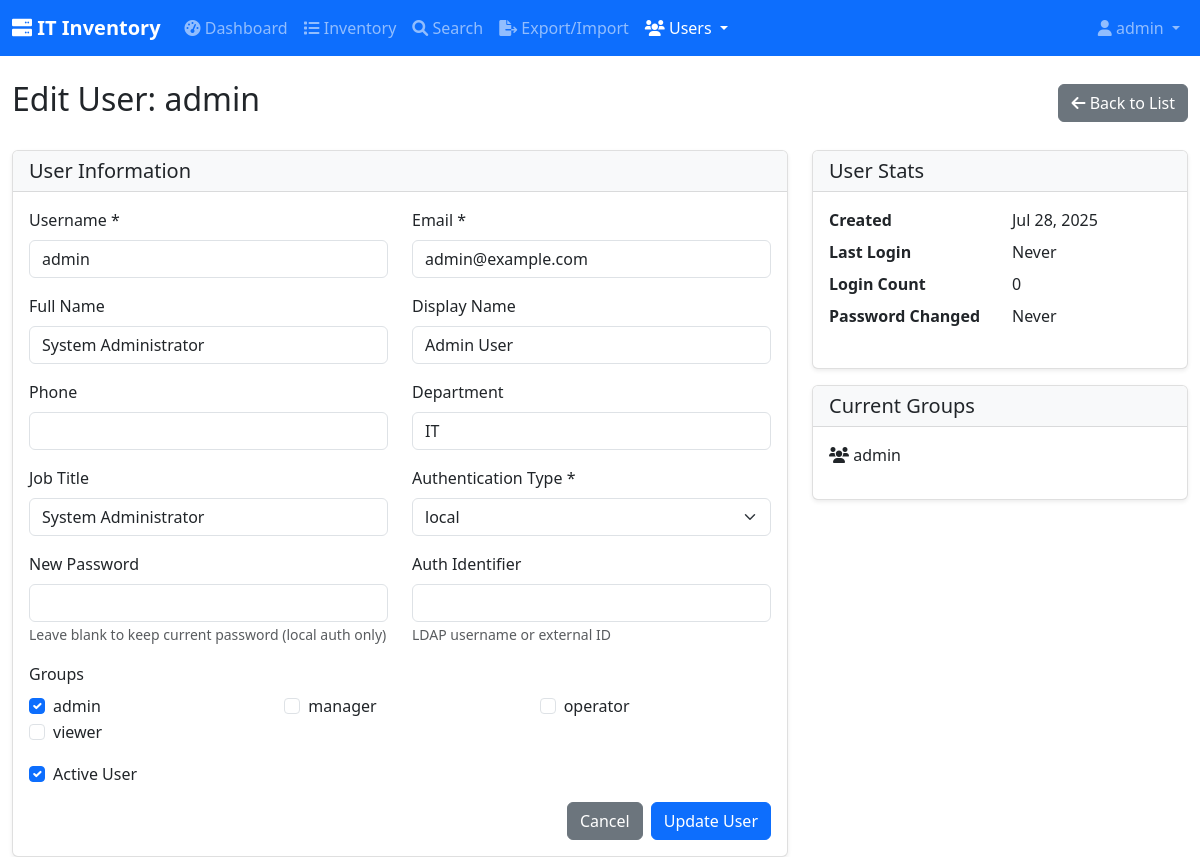
/index.php?page=users&action=edit&id=1 (signed in), run on the app's committed database.
### tables this page shows
CREATE TABLE IF NOT EXISTS users_enhanced (
    id INT AUTO_INCREMENT PRIMARY KEY,
    username VARCHAR(50) UNIQUE NOT NULL,
    password_hash VARCHAR(255),
    email VARCHAR(100) UNIQUE NOT NULL,
    full_name VARCHAR(100),
    display_name VARCHAR(100),
    phone VARCHAR(20),
    department VARCHAR(100),
    job_title VARCHAR(100),
    
     
    auth_type_id INT NOT NULL DEFAULT 1,
    auth_identifier VARCHAR(100),
    last_login TIMESTAMP NULL,
    login_count INT DEFAULT 0,
    
     
    is_active BOOLEAN DEFAULT TRUE,
    is_locked BOOLEAN DEFAULT FALSE,
    failed_login_attempts INT DEFAULT 0,
    lockout_until TIMESTAMP NULL,
    
     
    created_at TIMESTAMP DEFAULT CURRENT_TIMESTAMP,
    updated_at TIMESTAMP DEFAULT CURRENT_TIMESTAMP ON UPDATE CURRENT_TIMESTAMP,
    password_changed_at TIMESTAMP NULL,
    
     
    FOREIGN KEY (auth_type_id) REFERENCES auth_types(id) ON DELETE RESTRICT,
    INDEX idx_username (username),
    INDEX idx_email (email),
    INDEX idx_auth_type (auth_type_id),
    INDEX idx_active (is_active)
);

CREATE TABLE IF NOT EXISTS groups (
    id INT AUTO_INCREMENT PRIMARY KEY,
    name VARCHAR(50) NOT NULL UNIQUE,
    description TEXT,
    permissions JSON,
    created_at TIMESTAMP DEFAULT CURRENT_TIMESTAMP
);

CREATE TABLE IF NOT EXISTS user_groups (
    user_id INT NOT NULL,
    group_id INT NOT NULL,
    assigned_at TIMESTAMP DEFAULT CURRENT_TIMESTAMP,
    assigned_by INT,
    PRIMARY KEY (user_id, group_id),
    FOREIGN KEY (user_id) REFERENCES users_enhanced(id) ON DELETE CASCADE,
    FOREIGN KEY (group_id) REFERENCES groups(id) ON DELETE CASCADE,
    FOREIGN KEY (assigned_by) REFERENCES users_enhanced(id) ON DELETE SET NULL
);

### includes/user_functions.php (called while the page is built, shortened)
<?php
function getUserById($userId) {
    $database = new Database();
    $db = $database->connect();
    $query = "SELECT u.*, at.name as auth_type_name
              FROM users_enhanced u
              LEFT JOIN auth_types at ON u.auth_type_id = at.id
              WHERE u.id = :id";
    $stmt = $db->prepare($query);
    $stmt->bindParam(':id', $userId, PDO::PARAM_INT);
    $stmt->execute();
    return $stmt->fetch(PDO::FETCH_ASSOC);
}
function getUserGroups($userId) {
    $database = new Database();
    $db = $database->connect();
    $query = "SELECT g.*, ug.assigned_at, ug.assigned_by
              FROM groups g
              JOIN user_groups ug ON g.id = ug.group_id
              WHERE ug.user_id = :user_id
              ORDER BY g.name ASC";
    $stmt = $db->prepare($query);
    $stmt->bindParam(':user_id', $userId, PDO::PARAM_INT);
    $stmt->execute();
    return $stmt->fetchAll(PDO::FETCH_ASSOC);
}
function getAllGroups() {
    $database = new Database();
    $db = $database->connect();
    $query = "SELECT * FROM groups ORDER BY name ASC";
    $stmt = $db->prepare($query);
    $stmt->execute();
    return $stmt->fetchAll(PDO::FETCH_ASSOC);
}
function getAuthTypes() {
    $database = new Database();
    $db = $database->connect();
    $query = "SELECT * FROM auth_types WHERE is_active = 1 ORDER BY name ASC";
    $stmt = $db->prepare($query);
    $stmt->execute();
    return $stmt->fetchAll(PDO::FETCH_ASSOC);
}
?>

### pages/users/edit.php (the view, shortened to what this page needs)
<?php
require_once 'includes/user_functions.php';
$userId = intval($_GET['id']);
$user = getUserById($userId);
$authTypes = getAuthTypes();
$groups = getAllGroups();
$userGroups = getUserGroups($userId);
$userGroupIds = array_column($userGroups, 'id');
?>
<div class="d-flex justify-content-between align-items-center mb-4">
    <h1 class="h2">Edit User: <?php echo htmlspecialchars($user['username']); ?></h1>
    <a href="index.php?page=users&action=list" class="btn btn-secondary">
        <i class="fas fa-arrow-left"></i> Back to List
    </a>
</div>
<div class="row">
    <div class="col-lg-8">
        <div class="card">
            <div class="card-header">
                <h5 class="mb-0">User Information</h5>
            </div>
            <div class="card-body">
                <form method="POST">
                    <div class="row">
                        <div class="col-md-6">
                            <div class="mb-3">
                                <label for="username" class="form-label">Username *</label>
                                <input type="text" class="form-control" id="username" name="username"
                                       value="<?php echo htmlspecialchars($user['username']); ?>" required>
                            </div>
                        </div>
                        <div class="col-md-6">
                            <div class="mb-3">
                                <label for="email" class="form-label">Email *</label>
                                <input type="email" class="form-control" id="email" name="email"
                                       value="<?php echo htmlspecialchars($user['email']); ?>" required>
                            </div>
                        </div>
                    </div>
                    <div class="row">
                        <div class="col-md-6">
                            <div class="mb-3">
                                <label for="full_name" class="form-label">Full Name</label>
                                <input type="text" class="form-control" id="full_name" name="full_name"
                                       value="<?php echo htmlspecialchars($user['full_name'] ?? ''); ?>">
                            </div>
                        </div>
                        <div class="col-md-6">
                            <div class="mb-3">
                                <label for="display_name" class="form-label">Display Name</label>
                                <input type="text" class="form-control" id="display_name" name="display_name"
                                       value="<?php echo htmlspecialchars($user['display_name'] ?? ''); ?>">
                            </div>
                        </div>
                    </div>
                    <div class="row">
                        <div class="col-md-6">
                            <div class="mb-3">
                                <label for="phone" class="form-label">Phone</label>
                                <input type="tel" class="form-control" id="phone" name="phone"
                                       value="<?php echo htmlspecialchars($user['phone'] ?? ''); ?>">
                            </div>
                        </div>
                        <div class="col-md-6">
                            <div class="mb-3">
                                <label for="department" class="form-label">Department</label>
                                <input type="text" class="form-control" id="department" name="department"
                                       value="<?php echo htmlspecialchars($user['department'] ?? ''); ?>">
                            </div>
                        </div>
                    </div>
                    <div class="row">
                        <div class="col-md-6">
                            <div class="mb-3">
                                <label for="job_title" class="form-label">Job Title</label>
                                <input type="text" class="form-control" id="job_title" name="job_title"
                                       value="<?php echo htmlspecialchars($user['job_title'] ?? ''); ?>">
                            </div>
                        </div>
                        <div class="col-md-6">
                            <div class="mb-3">
                                <label for="auth_type_id" class="form-label">Authentication Type *</label>
                                <select class="form-select" id="auth_type_id" name="auth_type_id" required>
                                    <?php foreach ($authTypes as $authType): ?>
                                        <option value="<?php echo $authType['id']; ?>"
                                                <?php echo $user['auth_type_id'] == $authType['id'] ? 'selected' : ''; ?>>
                                            <?php echo htmlspecialchars($authType['name']); ?>
                                        </option>
                                    <?php endforeach; ?>
                                </select>
                            </div>
                        </div>
                    </div>
                    <div class="row">
                        <div class="col-md-6">
                            <div class="mb-3">
                                <label for="password" class="form-label">New Password</label>
                                <input type="password" class="form-control" id="password" name="password">
                                <small class="form-text text-muted">
                                    Leave blank to keep current password (local auth only)
                                </small>
                            </div>
                        </div>
                        <div class="col-md-6">
                            <div class="mb-3">
                                <label for="auth_identifier" class="form-label">Auth Identifier</label>
                                <input type="text" class="form-control" id="auth_identifier" name="auth_identifier"
                                       value="<?php echo htmlspecialchars($user['auth_identifier'] ?? ''); ?>">
                                <small class="form-text text-muted">
                                    LDAP username or external ID
                                </small>
                            </div>
                        </div>
                    </div>
                    <div class="mb-3">
                        <label class="form-label">Groups</label>
                        <div class="row">
                            <?php foreach ($groups as $group): ?>
                                <div class="col-md-4">
                                    <div class="form-check">
                                        <input class="form-check-input" type="checkbox"
                                               name="groups[]" value="<?php echo $group['id']; ?>"
                                               id="group_<?php echo $group['id']; ?>"
                                               <?php echo in_array($group['id'], $userGroupIds) ? 'checked' : ''; ?>>
                                        <label class="form-check-label" for="group_<?php echo $group['id']; ?>">
                                            <?php echo htmlspecialchars($group['name']); ?>
                                        </label>
                                    </div>
                                </div>
                            <?php endforeach; ?>
                        </div>
                    </div>
                    <div class="mb-3">
                        <div class="form-check">
                            <input class="form-check-input" type="checkbox" id="is_active" name="is_active"
                                   <?php echo $user['is_active'] ? 'checked' : ''; ?>>
                            <label class="form-check-label" for="is_active">
                                Active User
                            </label>
                        </div>
                    </div>
                    <div class="d-grid gap-2 d-md-flex justify-content-md-end">
                        <a href="index.php?page=users&action=list" class="btn btn-secondary">Cancel</a>
                        <button type="submit" class="btn btn-primary">Update User</button>
                    </div>
                </form>
            </div>
        </div>
    </div>
    <div class="col-lg-4">
        <div class="card">
            <div class="card-header">
                <h5 class="mb-0">User Stats</h5>
            </div>
            <div class="card-body">
                <dl class="row">
                    <dt class="col-sm-6">Created</dt>
                    <dd class="col-sm-6"><?php echo date('M j, Y', strtotime($user['created_at'])); ?></dd>
                    <dt class="col-sm-6">Last Login</dt>
                    <dd class="col-sm-6">
                        <?php echo $user['last_login'] ? date('M j, Y H:i', strtotime($user['last_login'])) : 'Never'; ?>
                    </dd>
                    <dt class="col-sm-6">Login Count</dt>
                    <dd class="col-sm-6"><?php echo $user['login_count']; ?></dd>
                    <dt class="col-sm-6">Password Changed</dt>
                    <dd class="col-sm-6">
                        <?php echo $user['password_changed_at'] ? date('M j, Y', strtotime($user['password_changed_at'])) : 'Never'; ?>
                    </dd>
                </dl>
            </div>
        </div>
        <div class="card mt-3">
            <div class="card-header">
                <h5 class="mb-0">Current Groups</h5>
            </div>
            <div class="card-body">
                <?php if (empty($userGroups)): ?>
                    <p class="text-muted">No groups assigned</p>
                <?php else: ?>
                    <ul class="list-unstyled">
                        <?php foreach ($userGroups as $group): ?>
                            <li><i class="fas fa-users"></i> <?php echo htmlspecialchars($group['name']); ?></li>
                        <?php endforeach; ?>
                    </ul>
                <?php endif; ?>
            </div>
        </div>
    </div>
</div>

### assets/css/custom.css (style rules this page uses)
body { font-family: 'Segoe UI', Tahoma, Geneva, Verdana, sans-serif; }
.card { box-shadow: 0 0.125rem 0.25rem rgba(0, 0, 0, 0.075); border: 1px solid rgba(0, 0, 0, 0.125); }
.card-header { background-color: #f8f9fa; border-bottom: 1px solid rgba(0, 0, 0, 0.125); }

### data on the page
users_enhanced: username "admin", email "admin@example.com", full_name "System Administrator", display_name "Admin User", department "IT", job_title "System Administrator", auth_type_id "local", is_active "☑", created_at "Jul 28, 2025", login_count "0"
groups: id "☑", name "admin"
groups: name "manager"
groups: name "operator"
groups: name "viewer"
user_groups: group.name "admin"

### other printed values
$_SESSION['username'] "admin"
